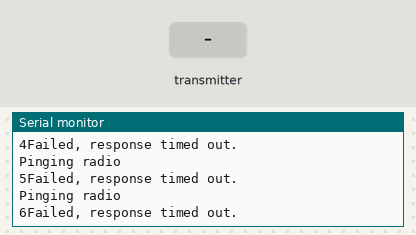
This sketch was run on a simulated Arduino Uno, built with avr-gcc and run on an emulated ATmega328P. Shown: the last lines printed to the serial monitor. The inputs (shaded band) are chosen by the test bench. No radio packets arrive unless stated.

Above: at 1.2 s.
1.3 s: the transmitter starts sending get_weather.0 = 0
At 1.37 s:
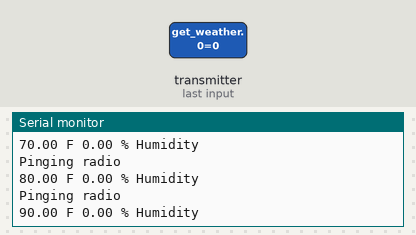
2.8 s: the transmitter starts sending get_weather.1 = 0
5.8 s: the transmitter starts sending get_weather.0 = 25
At 5.87 s:
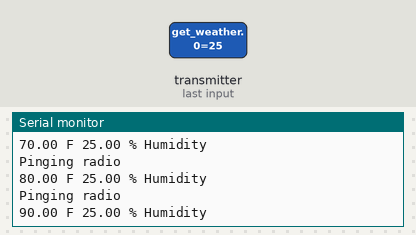
7.3 s: the transmitter starts sending get_weather.1 = 25
At 7.37 s:
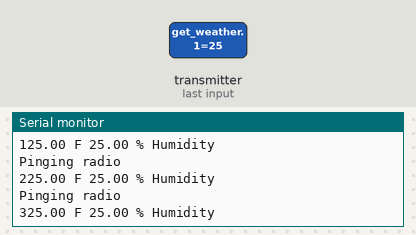
Timing chart, 0 to 9.8 s (numbered marks = the images above; inputs shaded):
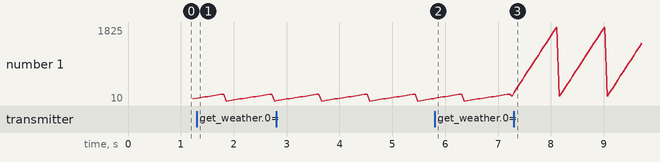

Measured:
- after the input at 1.3 s, the serial monitor: prints a new line at once (image 1)
- after the input at 5.8 s, the serial monitor: prints a new line at once (image 2)
- after the input at 7.3 s, the serial monitor: prints a new line at once (image 3)
- plotted number 1: 70 → 125 after the input at 5.8 s, 125 → 1425 after the input at 7.3 s

The sketch:

rx_temp_net.ino
```cpp
/*
* Getting Started example sketch for nRF24L01+ radios
* This is a very basic example of how to send data from one node to another
* Updated: Dec 2014 by TMRh20
*/

#include <SPI.h>
#include "RF24.h"

//Which node is this?  Master = 0, Kitchen = 1, Office = 2
int NODE = 0;
/****************** User Config ***************************/

/* Hardware configuration: Set up nRF24L01 radio on SPI bus plus pins 7 & 8 */
RF24 radio(7,8);
/**********************************************************/

byte addresses[][6] = {"0Node","1Node","2Node"};

void setup() {
  Serial.begin(115200);
  Serial.println(F("RF24/examples/GettingStarted"));
  Serial.println(F("*** PRESS 'T' to begin transmitting to the other node"));

  radio.begin();

  // Set the PA Level low to prevent power supply related issues since this is a
 // getting_started sketch, and the likelihood of close proximity of the devices. RF24_PA_MAX is default.
  radio.setPALevel(RF24_PA_LOW);

  // Open a writing and reading pipe on each radio, with opposite addresses
  radio.openWritingPipe(addresses[1]);
  //Only one writing pipe can be open at once.  To change the address call stopListening() first.
  radio.openReadingPipe(1,addresses[NODE]);

  // Start the radio listening for data
  radio.startListening();
}

void loop() {

  // We are going to loop through the number of radios in our network and poll each one
  // one at a time to get their sensor data.  We will then write that to a CSV (probably write a linux
  // script for that part)

  for  (int i=1; i <= sizeof(addresses); i++){
    radio.stopListening();
    radio.openWritingPipe(addresses[i]);
    Serial.println(F("Pinging radio "));
    Serial.print(i);

    byte send_it = 1;                             //tell the sensors to send that shit
    if (!radio.write(send_it, sizeof(byte))){
      Serial.println(F("Didn't send it :("));             //couldn't connect to sensor
    }

    radio.startListening();

    unsigned long started_waiting_at = micros();               // Set up a timeout period, get the current microseconds
    boolean timeout = false;                                   // Set up a variable to indicate if a response was received or not

    while ( ! radio.available() ){                             // While nothing is received
      if (micros() - started_waiting_at > 200000 ){            // If waited longer than 200ms, indicate timeout and exit while loop
          timeout = true;
          break;
      }
    }

    if ( timeout ){                                             // Describe the results
        Serial.println(F("Failed, response timed out."));
    }else{
      float get_weather[2] = {0};
      radio.read( get_weather, sizeof(get_weather) );           // Get the payload

      Serial.print(get_weather[1]);
      Serial.print(F(" F "));
      Serial.print(get_weather[0]);
      Serial.println(F(" % Humidity"));
    }
 }
} // Loop
```
